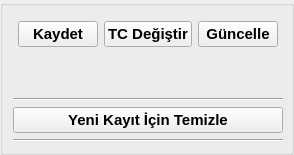
       <widget class="QGroupBox" name="verticalGroupBox">
        <property name="font">
         <font>
          <pointsize>11</pointsize>
          <weight>75</weight>
          <bold>true</bold>
         </font>
        </property>
        <property name="styleSheet">
         <string notr="true">#verticalGroupBox{
	
}</string>
        </property>
        <layout class="QVBoxLayout" name="verticalLayout" stretch="0,0,0,0,0">
         <property name="leftMargin">
          <number>10</number>
         </property>
         <property name="topMargin">
          <number>10</number>
         </property>
         <property name="rightMargin">
          <number>8</number>
         </property>
         <property name="bottomMargin">
          <number>10</number>
         </property>
         <item>
          <layout class="QHBoxLayout" name="horizontalLayout">
           <property name="leftMargin">
            <number>5</number>
           </property>
           <property name="topMargin">
            <number>5</number>
           </property>
           <property name="rightMargin">
            <number>5</number>
           </property>
           <property name="bottomMargin">
            <number>5</number>
           </property>
           <item>
            <widget class="QPushButton" name="btn_save">
             <property name="font">
              <font>
               <weight>75</weight>
               <bold>true</bold>
              </font>
             </property>
             <property name="text">
              <string>Kaydet</string>
             </property>
            </widget>
           </item>
           <item>
            <widget class="QPushButton" name="btn_change_id">
             <property name="font">
              <font>
               <weight>75</weight>
               <bold>true</bold>
              </font>
             </property>
             <property name="text">
              <string>TC Değiştir</string>
             </property>
            </widget>
           </item>
           <item>
            <widget class="QPushButton" name="btn_edit">
             <property name="font">
              <font>
               <weight>75</weight>
               <bold>true</bold>
              </font>
             </property>
             <property name="text">
              <string>Güncelle</string>
             </property>
            </widget>
           </item>
          </layout>
         </item>
         <item>
          <spacer name="verticalSpacer_3">
           <property name="orientation">
            <enum>Qt::Vertical</enum>
           </property>
           <property name="sizeHint" stdset="0">
            <size>
             <width>20</width>
             <height>40</height>
            </size>
           </property>
          </spacer>
         </item>
         <item>
          <widget class="Line" name="line_4">
           <property name="orientation">
            <enum>Qt::Horizontal</enum>
           </property>
          </widget>
         </item>
         <item>
          <widget class="QPushButton" name="btn_clear_all">
           <property name="font">
            <font>
             <weight>75</weight>
             <bold>true</bold>
            </font>
           </property>
           <property name="text">
            <string>Yeni Kayıt İçin Temizle</string>
           </property>
          </widget>
         </item>
         <item>
          <widget class="Line" name="line_3">
           <property name="orientation">
            <enum>Qt::Horizontal</enum>
           </property>
          </widget>
         </item>
        </layout>
       </widget>
